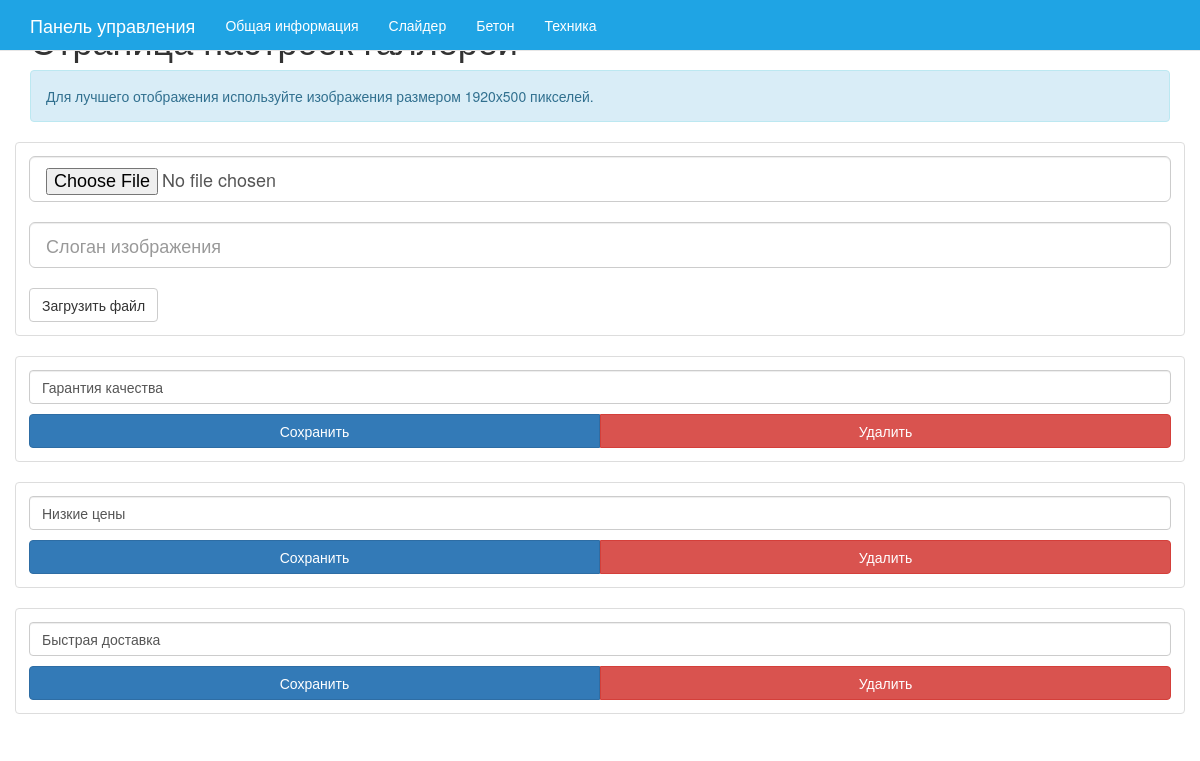
The page /index.php/page/gallery on the database its author committed.
### tables this page shows
CREATE TABLE IF NOT EXISTS `gallery` (
  `id` int(10) NOT NULL AUTO_INCREMENT COMMENT 'Номер',
  `img` varchar(255) NOT NULL COMMENT 'Картинка',
  `description` text NOT NULL COMMENT 'Описание',
  PRIMARY KEY (`id`)
);

### application/controllers/page.php (called while the page is built, shortened)
<?php
class Page extends CI_Controller {
    public function gallery() {
        $d = $this->db->get('gallery');
        $data['gallery'] = $d->result_array();
        $this->load->view('admin/admin_top');
        $this->load->view('admin/admin_gallery',$data);
        $this->load->view('admin/admin_bottom');
    }
}

### index.php (called while the page is built, shortened)
<?php
require_once BASEPATH.'core/CodeIgniter.php';

### application/views/admin/admin_gallery.php (the view, shortened to what this page needs)
    <div class="container" id='main-content'>
    <h1>Страница настроек галлереи</h1>
    <div class="alert alert-info"><p>Для лучшего отображения используйте изображения размером 1920х500 пикселей.</p></div>
    <div class="row masonry" data-columns>
    			<div class="item ">
				<div class="thumbnail">
				<div class="caption">
				<form role="form" enctype="multipart/form-data" action="#" method="post">
    <input class="form-control input-lg" name="file[]" type="file" id="exampleInputFile"><br>
					<input class="form-control input-lg" name="slogan" type="text" value="" placeholder='Слоган изображения'><br>
					<input type="submit" name="load_file" class="btn btn-default" value="Загрузить файл">
					</form>
				</div>
				</div>
			</div>
    	<? foreach ($gallery as $item):?>
			<div class="item" data-item="<?=$item['id']?>">
				<div class="thumbnail">
					<div class="caption">
					<p>
					<input class="form-control img-description" data-img="<?=$item['id']?>" type="text" value="<?=$item['description']?>">
					</p>
					<div class="btn-group btn-group-justified">
  <div class="btn-group">
    <button data-img="<?=$item['id']?>" type="button" class="btn save-img btn-primary">Сохранить</button>
  </div>
  <div class="btn-group">
    <button data-img="<?=$item['id']?>" type="button" class="btn del-img btn-danger">Удалить</button>
  </div>
</div>
					</div>
				</div>
			</div>
       <?endforeach;?>
    	</div>
    </div>

### rows shown on the page
gallery: description "Гарантия качества"
gallery: description "Низкие цены"
gallery: description "Быстрая доставка"
